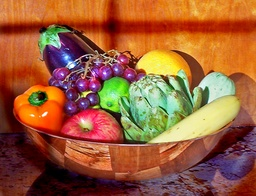
#> input picture James F/Task1_early/ELEC0144_Photo.jpg, 256 x 196 px, shrunk from 1443 x 1103 before the run
$ python Main_Repeated.py
#> lines starting #> are read from the running program, lines starting #| are printed output that depends on the picture; after the words box and inside, x2 and y2 are one past the last pixel; in counts of white or black regions, pixels touching at a corner belong together
### James F/Task1_early/Function_A.py
import matplotlib.pyplot as plt
import numpy as np

# fnA1: color filter
def fruit_color_filter(fruit, image):

    # Separate RGB values
    rgb = image[:, :, :3].astype(float)

    R = rgb[:, :, 0]
    G = rgb[:, :, 1]
    B = rgb[:, :, 2]

    # Filter color according to the selected fruit
    if fruit == "apple":
        mask = (
            (R > 1.5 * G)
            & (R > 2.2 * B)
            & (B > 0.8 * G)
        )

    elif fruit == "capsicum":
        mask = (
            (R > 1.8 * G)
            & (R < 3.0 * G)
            & (B < 0.10 * R)
            & (B < 0.25 * G)
        )

    elif fruit == "lemon":
        mask = (
            (G > 0.65 * R)
            & (G < 1.05 * R)
            & (B < 0.55 * R)
            & (B < 0.70 * G)
        )

    else:
        raise ValueError("fruit color filter not available yet")

    ColorFiltered_image = np.zeros_like(image)
    ColorFiltered_image[mask] = image[mask]

    return mask, ColorFiltered_image

# fnA2: scatter filter
def scatter_filter(mask, window_size, ratio):

    # Window size must be a positive odd integer
    if window_size < 1 or window_size % 2 == 0:
        raise ValueError("window_size must be a positive odd integer")

    # Ratio must be between 0 and 1
    if not 0 <= ratio <= 1:
        raise ValueError("ratio must be between 0 and 1")

    ratio = round(ratio, 2)

    # Integer padding width and threshold
    extension = (window_size - 1) // 2
    threshold = round(ratio * window_size**2)

    padded = np.pad(
        mask, extension,
        mode="constant",
        constant_values=False
    )

    count = np.zeros(mask.shape, dtype=int)

    for i in range(window_size):
        for j in range(window_size):
            count += padded[
                i:i + mask.shape[0],
                j:j + mask.shape[1]
            ]

    clean_mask = mask & (count >= threshold)

    return clean_mask

# fnA3：Area filter keep the largest region
def keep_largest_region(mask):

    height, width = mask.shape
    visited = np.zeros_like(mask, dtype=bool) # prevent repetition
    largest_region = []

    for y, x in zip(*np.where(mask)): # find coordinates of the pixels that is TRUE in the mask
        if visited[y, x]:
            continue

        stack = [(y, x)] # the selected pixel
        visited[y, x] = True # note the pixel
        region = [] # saving other pixels in the same region

        while stack:
            cy, cx = stack.pop() # remove the checking pixel from the list and copy the value to cy & cx
            region.append((cy, cx))

            # checking surrounding pixels
            for dy in (-1, 0, 1):
                for dx in (-1, 0, 1):
                    if dy == 0 and dx == 0: #skip the checking pixel itself
                        continue

                    ny = cy + dy
                    nx = cx + dx

                    if 0 <= ny < height and 0 <= nx < width: #nx ny within range
                        if mask[ny, nx] and not visited[ny, nx]: #the neighbouring pixel is TRUE in mask and not visited yet
                            visited[ny, nx] = True # note visited
                            stack.append((ny, nx)) # ny, nx be the next checking pixel

        if len(region) > len(largest_region): # comparing region
            largest_region = region

    largest_mask = np.zeros_like(mask, dtype=bool)

    if largest_region:
        ys, xs = np.array(largest_region).T
        largest_mask[ys, xs] = True

    return largest_mask

import numpy as np
import matplotlib.pyplot as plt


#fn4: Calculate bounding box and centroid
#example of using the func in main code
#fruit_boundingbox_data = {
#    "apple": fn.calculate_geometry(largest_mask_apple),
#    "capsicum": fn.calculate_geometry(largest_mask_capsicum),
#    "lemon": fn.calculate_geometry(largest_mask_lemon)
#}

def calculate_BoundingBox_and_Centroid(mask):

    ys, xs = np.where(mask)
    if xs.size == 0:
        return None

    return {
        "x_min": int(xs.min()),
        "x_max": int(xs.max()),
        "y_min": int(ys.min()),
        "y_max": int(ys.max()),
        #"center_x_bb": float(xs.mean()),
        #"center_y_bb": float(ys.mean())
        "center_x_bb": float((xs.min()+xs.max())/2),
        "center_y_bb": float((ys.min()+ys.max())/2)
    }


#fn5: plot bounding box and centroids(both bounding box and moment centroids)
def plot_all(geometry, name, color):

    if geometry is None:
        return

    x_min = geometry["x_min"]
    x_max = geometry["x_max"]
    y_min = geometry["y_min"]
    y_max = geometry["y_max"]

    center_x_bb = geometry["center_x_bb"]
    center_y_bb = geometry["center_y_bb"]
    center_x_m = geometry["center_x_m"]
    center_y_m = geometry["center_y_m"]

    plt.plot(
        [x_min, x_max, x_max, x_min, x_min],
        [y_min, y_min, y_max, y_max, y_min],
        color=color,
        linewidth=2
    )

    plt.plot(
        center_x_bb, center_y_bb,
        marker="o",
        markerfacecolor="white",
        markeredgecolor="black",
        markeredgewidth=1.5,
        markersize=8,
        linestyle="None",
        zorder=5
    )

    plt.plot(
        center_x_m, center_y_m,
        marker="x",
        color="black",
        markeredgewidth=2.5,
        markersize=12,
        linestyle="None",
        zorder=6
    )

    plt.text(
        x_min, y_min - 5, name,
        color=color,
        fontsize=12
    )

    print(f"{name}:")
    print(f"  Bounding box midpoint: ({center_x_bb:.2f}, {center_y_bb:.2f})")
    print(f"  Moment centroid: ({center_x_m:.2f}, {center_y_m:.2f})")


#fn6: find the centroid using the moment method
def calculate_MomentCentroid(mask):

    # Binary image: selected pixels = 1, others = 0
    binary = mask.astype(float)

    # Coordinate arrays, matching the shape of mask
    y, x = np.indices(mask.shape)

    # Image moments
    M00 = np.sum(binary)
    M10 = np.sum(x * binary)
    M01 = np.sum(y * binary)

    if M00 == 0:
        return None

    # Centroid calculated using moments
    center_x_m = M10 / M00
    center_y_m = M01 / M00

    return {
        "center_x_m": float(center_x_m),
        "center_y_m": float(center_y_m)
    }

#fnA7: Darken a uint8 image, round and convert back to 8 bits
def darker(image, darkFactor):

    darkened = image.astype(float) * darkFactor
    return np.rint(darkened).astype(np.uint8) # round to int first then change to 8bits


#fnA8: Flip the image left-to-right
def mirror_image(image):

    return np.flip(image, axis=1).copy()

### James F/Task1_early/Main_Repeated.py
# Set up
import os
import pandas as pd
import matplotlib.pyplot as plt
import numpy as np
import Function_A as fn

# Settings
mirror = True
window_size = 5
ratio = 0.50

# Replace with your actual image path
image_path = r"ELEC0144_Photo.jpg"

# Create output folder
output_folder = os.path.join(
    os.path.dirname(image_path),
    "darkness_results"
)
os.makedirs(output_folder, exist_ok=True)

# Read original image once
original_image = plt.imread(image_path)
#> original_image is the input picture: shape (196, 256, 3); mean R, G, B 154.7, 93.3, 56.3

# Collect data from all runs
all_results = []

# Run darkFactor from 1.00 to 0.10, decreasing by 0.05
for step in range(20, 1, -1):
    darkFactor = step / 20

    # Always apply darkening to the original image
    image_fruits = fn.darker(original_image, darkFactor)

    if mirror:
        image_fruits = fn.mirror_image(image_fruits)

    # Colour filtering, scatter filtering and largest region
    fruit_masks = {}

    for fruit in ("apple", "capsicum", "lemon"):
        mask, _ = fn.fruit_color_filter(fruit, image_fruits)
        clean_mask = fn.scatter_filter(mask, window_size, ratio)
        fruit_masks[fruit] = fn.keep_largest_region(clean_mask)

    # Calculate bounding boxes and centroids
    fruit_data = {}
    distance_text = ["Centroid distance:"]

    print(f"\ndarkFactor = {darkFactor:.2f}, mirror = {mirror}")
    print("Coordinates: x rightwards, y downwards; distances in pixels.")

    for fruit, mask in fruit_masks.items():
        geometry = fn.calculate_BoundingBox_and_Centroid(mask)

        # Create a record, including empty values if detection fails
        record = {
            "darkFactor": darkFactor,
            "mirror": mirror,
            "fruit": fruit,
            "detected": False,
            "x_min": np.nan,
            "x_max": np.nan,
            "y_min": np.nan,
            "y_max": np.nan,
            "center_x_bb": np.nan,
            "center_y_bb": np.nan,
            "center_x_m": np.nan,
            "center_y_m": np.nan,
            "centroid_distance": np.nan
        }

        if geometry is None:
            fruit_data[fruit] = None
            distance_text.append(f"{fruit}: not detected")
            all_results.append(record)

            print(f"{fruit}: not detected")
            continue

        # Add moment centroid to geometry
        geometry.update(fn.calculate_MomentCentroid(mask))

        # Distance between the two centres
        dx = geometry["center_x_bb"] - geometry["center_x_m"]
        dy = geometry["center_y_bb"] - geometry["center_y_m"]

        geometry["centroid_distance"] = float(
            np.sqrt(dx**2 + dy**2)
        )

        fruit_data[fruit] = geometry

        # Collect bounding box, centroid and distance data
        record.update(geometry)
        record["detected"] = True
        all_results.append(record)

        distance_text.append(
            f"{fruit}: {geometry['centroid_distance']:.2f} pixels"
        )

        print(
            f"{fruit}: bounding box = "
            f"x[{geometry['x_min']}, {geometry['x_max']}], "
            f"y[{geometry['y_min']}, {geometry['y_max']}]"
        )
        print(
            f"  Bounding-box midpoint = "
            f"({geometry['center_x_bb']:.2f}, "
            f"{geometry['center_y_bb']:.2f})"
        )
        print(
            f"  Moment centroid = "
            f"({geometry['center_x_m']:.2f}, "
            f"{geometry['center_y_m']:.2f})"
        )
        print(
            f"  Distance = "
            f"{geometry['centroid_distance']:.2f} pixels"
        )

    # Plot results
    fig, ax = plt.subplots(figsize=(12, 9))
    ax.imshow(image_fruits)

    for fruit, color in [
        ("apple", "red"),
        ("capsicum", "cyan"),
        ("lemon", "yellow")
    ]:
        fn.plot_all(fruit_data[fruit], fruit, color)

    # Display centroid distances on the image
    ax.text(
        0.02, 0.98,
        "\n".join(distance_text),
        transform=ax.transAxes,
        ha="left",
        va="top",
        fontsize=11,
        color="white",
        bbox=dict(
            facecolor="black",
            alpha=0.75,
            edgecolor="none"
        ),
        zorder=10
    )

    # Marker-only legend entries
    ax.plot(
        [], [],
        marker="o",
        markerfacecolor="white",
        markeredgecolor="black",
        linestyle="None",
        label="Bounding-box midpoint"
    )
    ax.plot(
        [], [],
        marker="x",
        color="black",
        linestyle="None",
        label="Moment centroid"
    )

    ax.legend(loc="upper right")
    ax.set_xlabel("x (pixels)")
    ax.set_ylabel("y (pixels)")
    ax.set_title(
        f"Fruit detection: darkFactor={darkFactor:.2f}, "
        f"mirror={mirror}"
    )

    fig.tight_layout()

    # Save image
    filename = (
        f"fruits_dark_{darkFactor:.2f}_mirror_{mirror}.png"
    )
    save_path = os.path.join(output_folder, filename)

    fig.savefig(save_path, dpi=200, bbox_inches="tight")
    plt.close(fig)

    print(f"Saved image: {save_path}")
#> this loop made 19 passes
#> pass 1, `image_fruits = fn.mirror_image(image_fruits)`:
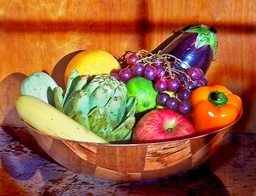
#> image_fruits: shape (196, 256, 3); mean R, G, B 154.7, 93.3, 56.3
#> pass 1, in fruit_color_filter, `R = rgb[:, :, 0]`:
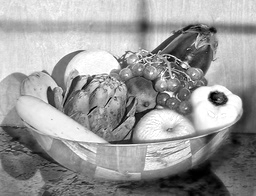
#> R: shape (196, 256) float64; min 0, max 255, mean 154.7
#> pass 1, `fig.savefig(save_path, dpi=200, bbox_inches="tight")`:
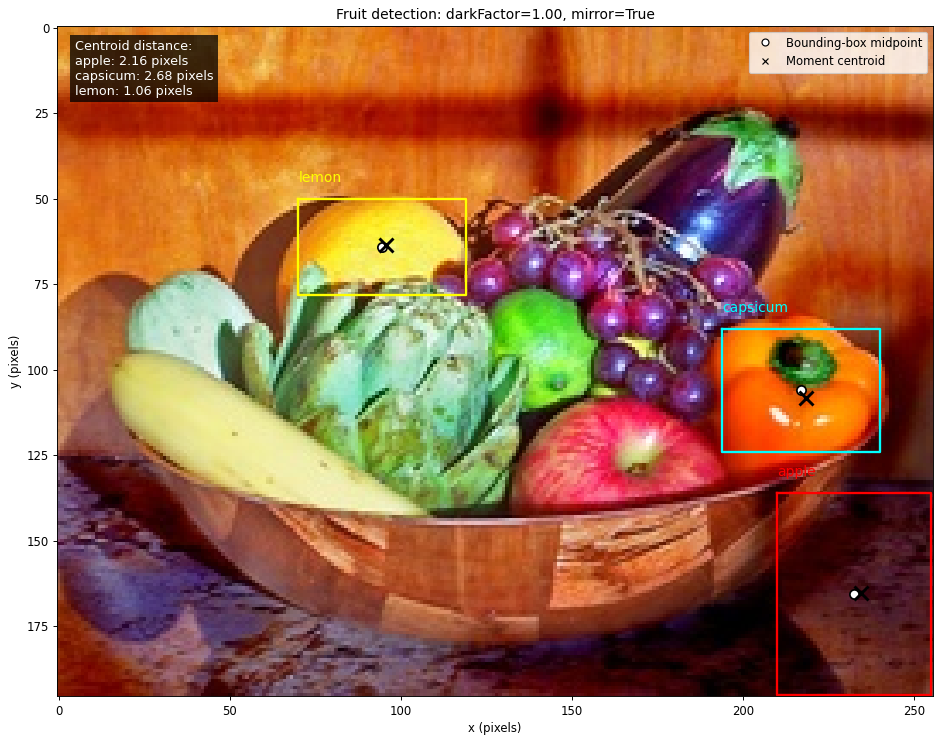
#> figure drawn by matplotlib, 1 panel
#> after the loop:
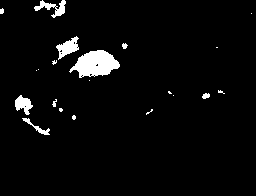
#> clean_mask: shape (196, 256) bool; 3.8% white; 21 white regions (12 under 20 px), largest, box (x1, y1, x2, y2) and area: (69, 50, 120, 78) 888, (56, 36, 79, 60) 266, (34, 0, 66, 18) 231
#> after the loop:
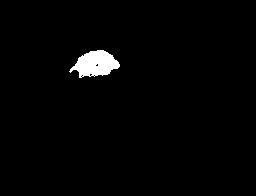
#> mask: shape (196, 256) bool; 1.8% white; 1 white region, box (x1, y1, x2, y2) and area: (69, 50, 120, 78) 888
#> after the loop, all_results = 57 items

# Save collected data as CSV
results_table = pd.DataFrame(all_results)
#> results_table = table of 57 rows and 13 columns

csv_path = os.path.join(
    output_folder,
    f"fruit_detection_data_mirror_{mirror}.csv"
)

results_table.to_csv(
    csv_path,
    index=False,
    na_rep=""
)

print(f"\nData saved: {csv_path}")
print("Finished: 19 images and 57 data records saved.")
